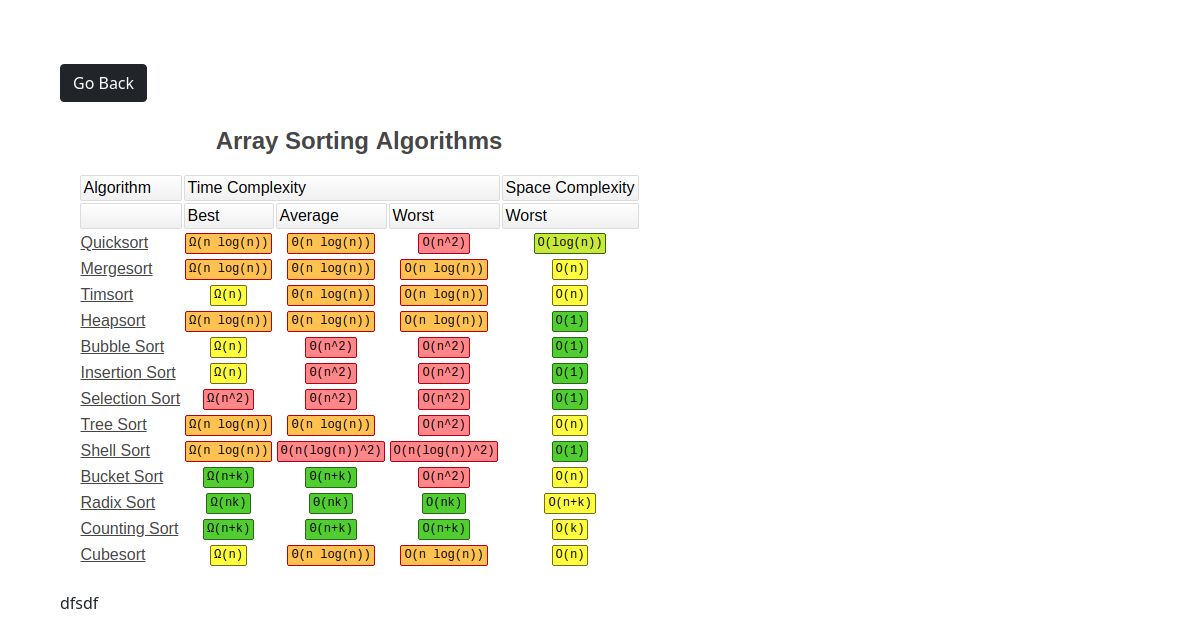
/view_photo/5, run on the app's committed database.
### photo/models.py (models this page shows)
class Photo(models.Model):
    category = models.ForeignKey(Category, on_delete=models.SET_NULL, null=True)
    image = models.ImageField(null=False, blank=False, )
    description = models.TextField()

### photo/views.py (the view)
# urls.py: path('view_photo/<str:pk>', views.view_photo, name='view_photo'),
def view_photo(request, pk):
    photo = Photo.objects.get(pk=pk)
    return render(request, 'photo/view_photo.html', {'photo': photo})

### photo/templates/photo/view_photo.html (shortened to what this page needs)
<!DOCTYPE html>
<html lang="en">
<head>
    <link href="https://cdn.jsdelivr.net/npm/bootstrap@5.1.3/dist/css/bootstrap.min.css" rel="stylesheet">
</head>
<body class="m-5">
<div class="container">
    <div class="row justify-content-center">
        <div class="col">
            <a href="{% url 'gallery' %}" class="btn btn-dark my-3">Go Back</a>
        </div>
        <div style="height: 90vh;">
            <img src="{{ photo.image.url }}" alt="">
            <p>{{ photo.description }}</p>
        </div>
    </div>
</div>
</body>
</html>

### data on the page
Photo: image (picture), description "dfsdf"
